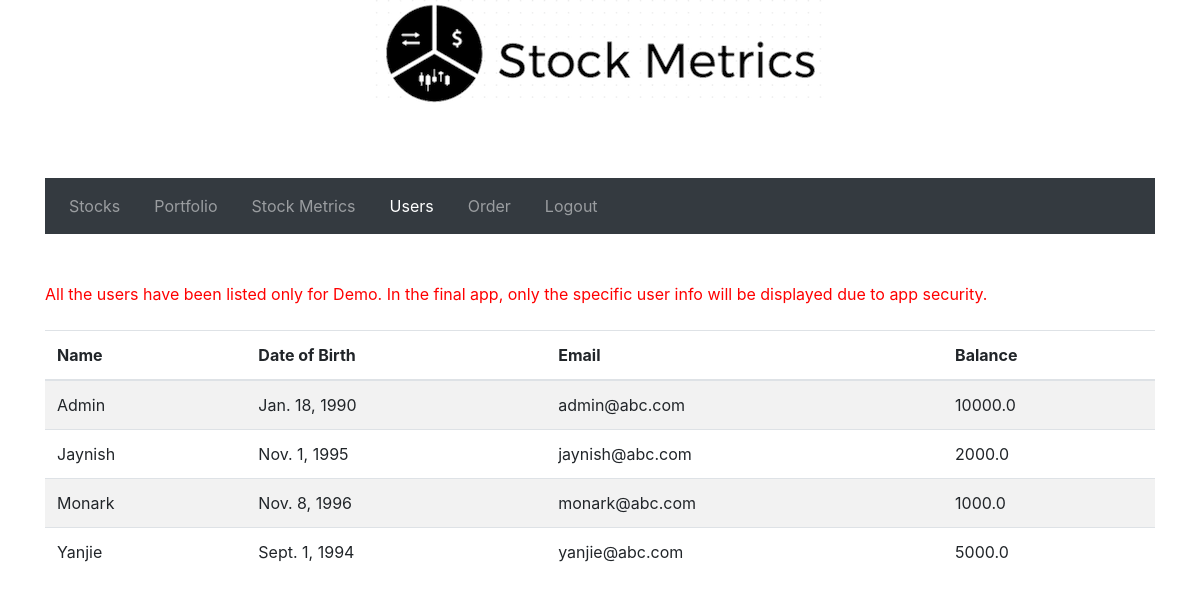
The page /StockMetrics/user/ (signed in) on the database its author committed.
### StockMetrics/models.py (models this page shows, shortened)
class User(models.Model):
	name = models.CharField(max_length=30)
	date_of_birth = models.DateField()
	email = models.CharField(max_length=30)
	password = models.CharField(max_length=30)
	balance = models.FloatField()

### StockMetrics/views.py (the view)
def user(request):
    all_users = list(User.objects.all())
    return render(
        request,
        'user.html',
        context={'all_users':all_users},
    )

### Final Submission/error404/StockMetrics/templates/user.html (shortened to what this page needs)
<!DOCTYPE html>
<html>
{% block content %}
<head>
    <link rel="stylesheet" href="https://maxcdn.bootstrapcdn.com/bootstrap/4.0.0-beta/css/bootstrap.min.css"
>
    <link rel="stylesheet" href="https://maxcdn.bootstrapcdn.com/font-awesome/4.4.0/css/font-awesome.min.css">
</head>
<body>
<center>
<img src="/static/images/logo.png" class="img-rounded" alt="Logo">
</center><br><br><br>
<div class="container">
    <div class="row">
    {% if user.is_authenticated %}
        <div class="col-lg-12">
            <nav class="navbar navbar-expand-lg navbar-dark bg-dark">
                <div class="collapse navbar-collapse" id="navbarNav">
                    <ul class="navbar-nav">
                        <li class="nav-item">
                            <a class="nav-link" href="{% url 'index' %}">Stocks</a>
                        </li>&nbsp;&nbsp;&nbsp;&nbsp;
                        <li class="nav-item ">
                            <a class="nav-link" href="{% url 'portfolio' %}">Portfolio</a>
                        </li>&nbsp;&nbsp;&nbsp;&nbsp;
                        <li class="nav-item">
                            <a class="nav-link" href="{% url 'stockMetric' %}">Stock Metrics</a>
                        </li>&nbsp;&nbsp;&nbsp;&nbsp;
                        <li class="nav-item active">
                            <a class="nav-link" href="{% url 'user' %}">Users</a>
                        </li>&nbsp;&nbsp;&nbsp;&nbsp;
                        <li class="nav-item">
                            <a class="nav-link" href="{% url 'order' %}">Order</a>
                        </li>&nbsp;&nbsp;&nbsp;&nbsp;
                        <li class="nav-item">
                            <a class="nav-link" href="{% url 'logout' %}">Logout</a>
                        </li>
                    </ul>
                </div>
            </nav>
        </div>
    </div><br><br>
    <span style="color: red">All the users have been listed only for Demo. In the final app, only the specific user info will be displayed due to app security.</span><br><br>
<div class="row">
        <div class="col-lg-12">
            <table class="table table-striped">
    <thead>
        <tr>
            <th>Name</th>
            <th>Date of Birth</th>
            <th>Email</th>
            <th>Balance</th>
        </tr>
    </thead>
    <tbody>
    {% for i in all_users %}
        <tr>
            <td>
                {{ i.name }}
            </td>
            <td>
                {{ i.date_of_birth }}
            </td>
            <td>
                {{ i.email }}
            </td>
            <td>
                {{ i.balance }}
            </td>
            </tr>
            {% endfor %}
    </tbody>
    </table>
    </div>
    </div><br><br>
    {% else %}
    <span><a href="{% url 'login'%}">You are not logged in. Click here to Login</a></span>
   {% endif %}
</div>
{% endblock %}
</body>
</html>

### rows shown on the page
User: name "Admin", date_of_birth "Jan. 18, 1990", email "admin@abc.com", balance "10000.0"
User: name "Jaynish", date_of_birth "Nov. 1, 1995", email "jaynish@abc.com", balance "2000.0"
User: name "Monark", date_of_birth "Nov. 8, 1996", email "monark@abc.com", balance "1000.0"
User: name "Yanjie", date_of_birth "Sept. 1, 1994", email "yanjie@abc.com", balance "5000.0"
